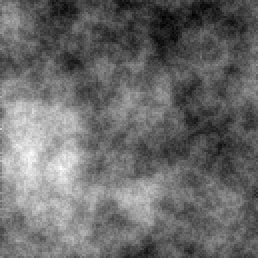
#> input picture diamond-square/scripts/heightmap.png, 129 x 129 px, given in place of heightmap.jpg, which was not available (shown 2 times larger)
$ python normals.py
#> lines starting #> are read from the running program, lines starting #| are printed output that depends on the picture; pictures that were not available may be replaced by others from this repository, and a replacement may not be noted
#> further down, heightmap_image is the input picture: PIL image 129x129 L; min 0, max 255, mean 106.4
#to be run after generating heightmap with heightmap.py

import numpy as np
from PIL import Image

def generate_normals(heightmap):
    heightmap = np.array(heightmap)
    height, width = heightmap.shape
#> height = 129; width = 129

    # Calculate the surface normals using the central difference method
    dx = np.gradient(heightmap, axis=1)
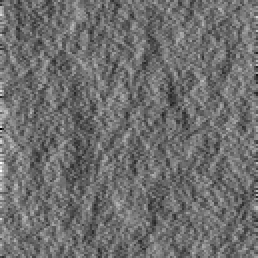
#> dx: shape (129, 129) float64 (shown 2 times larger); min -39, max 51, mean -0.1; drawn with min black and max white
    dy = np.gradient(heightmap, axis=0)
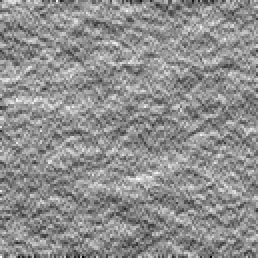
#> dy: shape (129, 129) float64 (shown 2 times larger); min -38, max 30, mean 0.2; drawn with min black and max white

    # Create an empty normals image
    normals = np.zeros((height, width, 3), dtype=np.uint8)

    for y in range(height):
        for x in range(width):
            # Calculate the surface normal vector
            normal = np.array([-dx[y, x], -dy[y, x], 1.0])
            normal /= np.linalg.norm(normal)  # Normalize the normal vector
            normal = (normal + 1.0) * 0.5  # Map the normal vector to the range [0, 1]
            normals[y, x] = (normal * 255.0).astype(np.uint8)
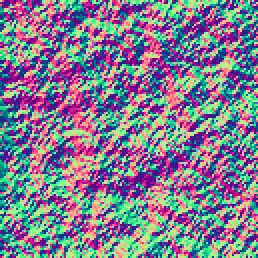
#> normals: shape (129, 129, 3) (shown 2 times larger); mean of channels 0, 1, 2 128.6, 125.4, 144; drawn as R, G, B

    return normals

# Example usage:
heightmap_image = Image.open('../textures/heightmap.jpg').convert('L')
heightmap = np.array(heightmap_image)
normals = generate_normals(heightmap)

# Save the normals image
normals_image = Image.fromarray(normals, mode='RGB')
normals_image.save('../textures/heightmap_normals.jpg')
